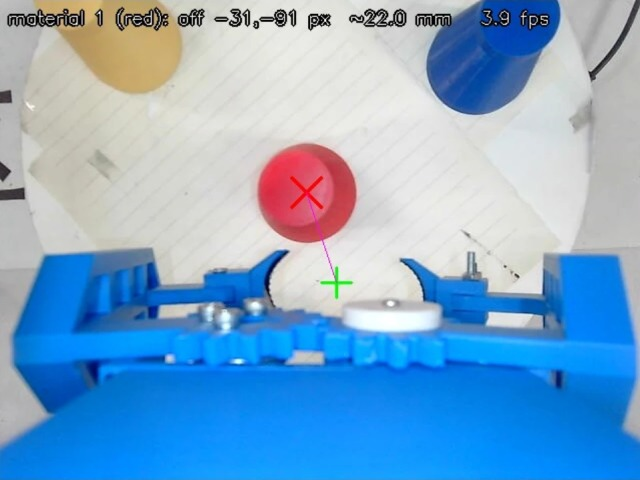
#> input picture car_backup/2026-10-22_树莓派_全部源码/testdata/arm_cam_18.jpg, 640 x 480 px
$ python -i cam_dist_cal.py   (imports and definitions only)
#> lines starting #> are read from the running program, lines starting #| are printed output that depends on the picture; after the words box and inside, x2 and y2 are one past the last pixel; in counts of white or black regions, pixels touching at a corner belong together
#> further down, picture is the input picture: shape (480, 640, 3); mean B, G, R 204.3, 167.1, 124.5
#!/usr/bin/env python3
"""自动标定：车离黑色虚线多远 ↔ 虚线在画面里的哪一行。
只需要你手量一次起始距离，剩下的由程序自己做：
  车每次向左横移 step 毫米(用 STM32 的 S 指令，陀螺仪保持车头不变)，
  每个位置拍几张照片，找出画面中间那一列上虚线所在的行号，
  最后打印 距离↔行号 对照表和拟合公式，照片存到 ~/camdist/ 。
用法(树莓派终端，run_live.sh 和摄像头窗口都要先关掉)：
    cd ~/lidar_map_north && python3 cam_dist_cal.py --start 120
--start 后面填你量的：车右侧量尺点 到 黑色虚线靠车那条边 的距离(毫米)。"""
import argparse
import math
import os
import statistics
import sys
import time

import cv2
import numpy as np

sys.path.insert(0, os.path.dirname(os.path.abspath(__file__)))
from stm32_link import Stm32Link


def line_row(img, max_abs_deg=20.0):
    """找画面里近似水平的黑色虚线，返回它在画面正中间那一列的行号(像素)；找不到返回 None。"""
#> called with max_abs_deg = 20
    g = cv2.cvtColor(img, cv2.COLOR_BGR2GRAY)
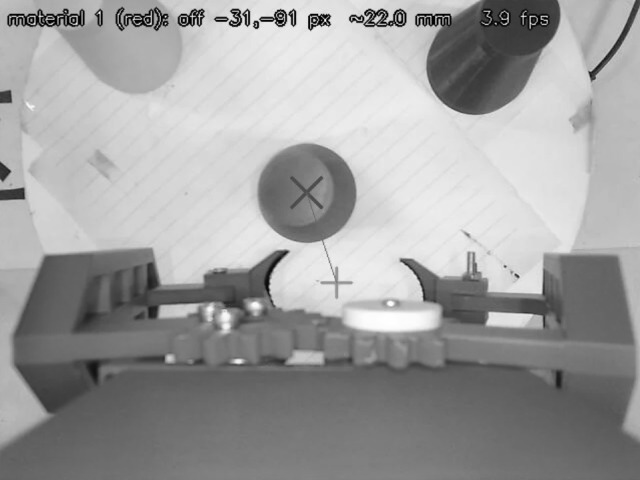
#> g: shape (480, 640); min 0, max 255, mean 158.6
    bl = cv2.GaussianBlur(g, (5, 5), 0)
    th = (bl < 70).astype(np.uint8) * 255
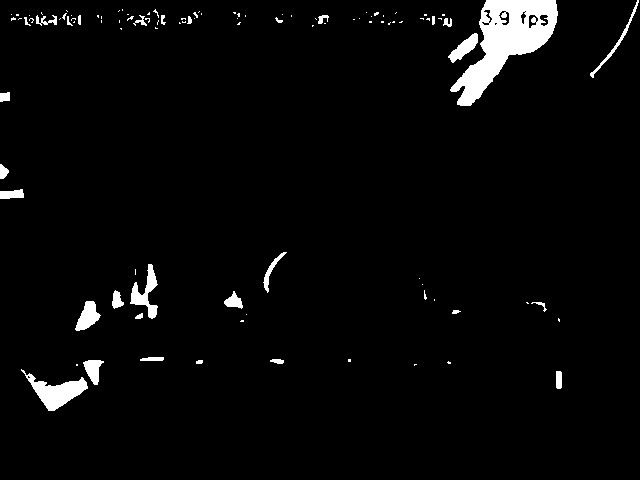
#> th: shape (480, 640); 3.3% white; 105 white regions (74 under 20 px), largest, box (x1, y1, x2, y2) and area: (450, 0, 558, 106) 4922, (21, 369, 88, 411) 1087, (130, 264, 158, 319) 593
    th = cv2.morphologyEx(th, cv2.MORPH_OPEN, np.ones((3, 3), np.uint8))
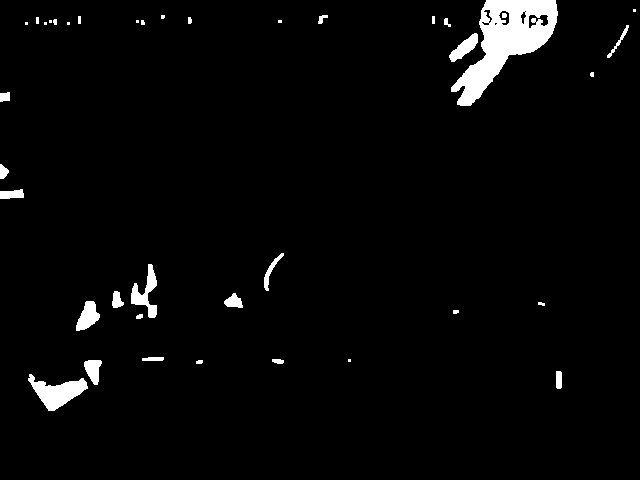
#> th: shape (480, 640); 3% white; 39 white regions (11 under 20 px), largest, box (x1, y1, x2, y2) and area: (451, 0, 558, 106) 4876, (28, 374, 88, 411) 1059, (131, 264, 157, 318) 583
    ls = cv2.HoughLinesP(th, 1, np.pi / 720, 60, minLineLength=100, maxLineGap=80)
#> ls = 24 rows, first 6: [455, 91, 557, 12], [43, 401, 156, 314], [455, 84, 555, 3], [451, 90, 556, 6], [453, 91, 556, 10], [451, 88, 556, 4]
    if ls is None:
        return None
    h, w = g.shape
#> h = 480; w = 640
    xc = w / 2.0
#> xc = 320
    segs = []
    for l in ls:
        x1, y1, x2, y2 = [float(v) for v in l.reshape(-1)[:4]]
        a = math.degrees(math.atan2(y2 - y1, x2 - x1))
        if abs(a) > max_abs_deg or x2 == x1:
            continue
        k = (y2 - y1) / (x2 - x1)
        segs.append((math.hypot(x2 - x1, y2 - y1), y1 + k * (xc - x1)))   # 延长到中间一列的行号
#> this loop made 24 passes
#> (x1, y1, x2, y2, a) on passes 1 to 12: (455, 91, 557, 12, -37.76), (43, 401, 156, 314, -37.59), (455, 84, 555, 3, -39.01), (451, 90, 556, 6, -38.66), (453, 91, 556, 10, -38.18), (451, 88, 556, 4, -38.66), (451, 91, 556, 8, -38.33), (158, 360, 282, 253, -40.79), (40, 398, 156, 312, -36.55), (38, 395, 156, 309, -36.09), (44, 403, 154, 316, -38.34), (42, 401, 156, 311, -38.29)
#> (x1, y1, x2, y2, a, k) on passes 17, 18, 19, 22, 23, 24: (432, 20, 542, 20, 0, 0), (481, 12, 635, 9, -1.12, -0.0195), (25, 24, 190, 17, -2.43, -0.0424), (432, 23, 539, 25, 1.07, 0.0187), (25, 22, 191, 21, -0.345, -0.00602), (44, 24, 190, 18, -2.35, -0.0411)
#> after the loop, segs = [(110, 20), (154, 15.14), (165.1, 11.48), (107, 20.91), (166, 20.22), (146.1, 12.66)]
    if not segs:
        return None
    segs.sort(reverse=True)
    best = segs[0][1]
#> best = 20.22
    near = [s for s in segs if abs(s[1] - best) < 25][:6]          # 只用和最长那段是同一条线的
#> near = [(166, 20.22), (165.1, 11.48), (154, 15.14), (146.1, 12.66), (110, 20), (107, 20.91)]
    wsum = sum(s[0] for s in near)
#> wsum = 848.3
    return sum(s[0] * s[1] for s in near) / wsum


# [76 lines left out: functions grab, main, not called in this run]


# [2 lines not run here, left out]

>>> import cv2
>>> picture = cv2.imread('testdata/arm_cam_18.jpg')
>>> result = line_row(picture)
#> result = 16.35
